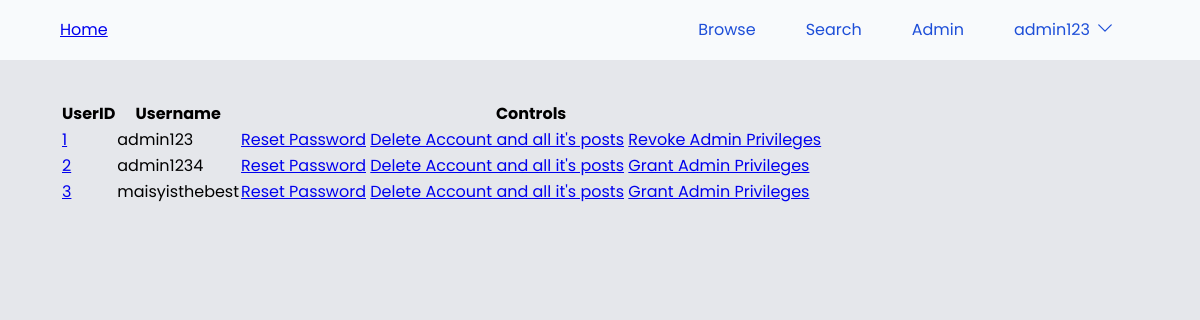
Page /admin/users (signed in) on the committed database.
### models.py (models this page shows, shortened)
class UserModel(UserMixin, db.Model):
    __tablename__ = "users"
    id = db.Column(db.Integer, primary_key=True)
    username = db.Column(db.String(50), unique=True, nullable=False)
    password_hash = db.Column(db.String(128), nullable=False)
    privilege_level = db.Column(
        db.String(16), default="User", nullable=False
    )  # Could be User, Admin, or SuperAdmin also could be an integer but used string for this example

### main.py (the view)
@app.route("/admin/users")
@login_required
def manage_accounts():
    if current_user.privilege_level == "Admin":
        users = UserModel.query.all()
        return render_template(
            "manage-accounts.html",
            users=users,
            current_username=get_current_username(),
            page_title="Users",
        )
    else:
        return redirect("/")

### main.py (called while the page is built)
def get_current_username():
    if current_user.is_authenticated:
        return current_user.username
    else:
        return "Guest"

### models.py (called while the page is built)
@login.user_loader
def load_user(id):
    return UserModel.query.get(int(id))

### templates/manage-accounts.html
{% extends "base.html" %}{%block head%}{%endblock%}{% block body %}
<div class="table-container">
    <table class="table">
      <tr>
        <th class="table-heading">UserID</th>
        <th class="table-heading">Username</th>
        <th class="table-heading">Controls</th>
      </tr>
      {% for user in users %}
      <tr>
        <td><a href="#">{{user.id}}</a></td>
        <td>{{user.username}}</td>
        <td>
          <a href="{{url_for("reset_password", id=user.id)}}">Reset Password</a>
          <a href="{{url_for("delete_account", id=user.id)}}">Delete Account and all it's posts</a>
          <a href="{{url_for("change_privilege", id=user.id)}}">
          {% if user.privilege_level == "Admin" %}
            Revoke Admin Privileges
          {% else %}
          Grant Admin Privileges
          {% endif %}
          </a>
        </td>
      </tr>
      {% endfor %}
    </table>
  </div>
{% endblock %}

### templates/base.html (shortened to what this page needs)
<!DOCTYPE html>
<html lang="en">
  <head>
    <link rel="stylesheet" href="{{ url_for('static', filename='css/stylesheet.css')}}" />
  </head>
  <header class="header">
    <div class="header__inner">
      <a href="{{url_for('index')}}"
        >Home</a>
      <nav class="nav">
        <ul class="nav__list">
          <li class="nav__list-item">
            <a class="nav__list-link" href="{{url_for("browse")}}">Browse</a>
          </li>
          <li class="nav__list-item">
            <a class="nav__list-link" href="#">Search</a>
          </li>
          {% if current_user.privilege_level == "Admin" %}
          <li class="nav__list-item">
            <div class="dropdown">
              <button class="dropbtn">Admin</button>
            </div>
          </li>
          {% endif %}
          {% if current_user.is_authenticated %}
          <li class="nav__list-item">
            <div class="dropdown">
              <button class="dropbtn">{{current_username}}<svg xmlns="http://www.w3.org/2000/svg" fill="none" viewBox="0 0 24 24" stroke-width="1.5" stroke="currentColor" class="w-6 h-6">
                <path stroke-linecap="round" stroke-linejoin="round" d="M19.5 8.25l-7.5 7.5-7.5-7.5" />
              </svg>
              </button>
            </div>
            {% else %}
            <a class="nav__list-link" href="{{url_for('login')}}">Login</a>
            {% endif %}
          </li>
        </ul>
      </nav>
    </div>
  </header>
  <body>
    <div class="content">
    {% block body %} {% endblock %}
  </div>
  </body>
</html>

### static/css/stylesheet.css (style rules this page uses)
*, *::before, *::after { box-sizing: border-box; }
* { margin: 0; padding: 0; }
html, body { height: 100%; }
body { line-height: 1.5; -webkit-font-smoothing: antialiased; }
img, picture, video, canvas, svg { display: block; max-width: 100%; }
input, button, textarea, select { font: inherit; }
:root { --dark-background: #27272a; --dark-foregeound: #e2e8f0; --dark-text: #e2e8f0; --dark-text-lighter: #6e6e6e; --dark-primary: #3839ff; --current-background: #e5e7eb; --current-foregeound: #18181b; --current-text: #18181b; --current-text-lighter: #4d5050; --light-primary: #00c3ff; --color-primary: #4f46e5; --color-secondary: #818cf8; --gradeint-primary: linear-gradient(#163de7, #00c3ff); }
body { background-color: var(--current-background); font-family: "Poppins", Noto Sans, sans-serif; min-height: 100%; height: 100%; display: flex; flex-direction: column; }
.content { flex: 1 1 auto; margin: 0 5%; }
.header { color: var(--primary-fg); background-color: #f8fafc; display: flex; justify-content: center; margin-bottom: 40px; padding: 14px 0; }
.header__inner { display: flex; justify-content: space-between; align-items: center; max-width: 90vw; width: 100%; }
.nav { flex: 0 1 auto; }
.nav__list { display: flex; justify-content: space-between; list-style: none; align-items: center; }
.nav__list-item { margin: 0; }
.nav__list-link { text-decoration: none; transition: all 0.3s; padding: 4px 25px; color: #1d4ed8; }
.nav .dropdown .dropbtn { border: none; outline: none; color: #1d4ed8; background-color: inherit; font-family: inherit; margin: 0; }
.nav .dropbtn { display: flex; padding: 4px 25px; transition: all 0.3s; }
.nav .dropbtn svg { margin-left: 5px; width: 20px; }

### rows in the picture
UserModel: username "admin123", id "1", privilege_level "Revoke Admin Privileges"
UserModel: id "2", username "admin1234", privilege_level "Grant Admin Privileges"
UserModel: id "3", username "maisyisthebest", privilege_level "Grant Admin Privileges"
